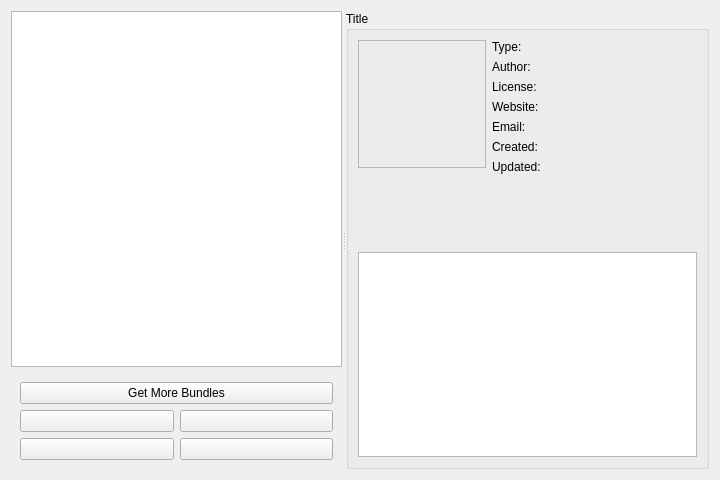
<?xml version="1.0" encoding="UTF-8"?>
<ui version="4.0">
 <author>
    SPDX-FileCopyrightText: none
    SPDX-License-Identifier: GPL-3.0-or-later
  </author>
 <class>WdgDlgBundleManager</class>
 <widget class="QWidget" name="WdgDlgBundleManager">
  <property name="geometry">
   <rect>
    <x>0</x>
    <y>0</y>
    <width>720</width>
    <height>480</height>
   </rect>
  </property>
  <property name="sizePolicy">
   <sizepolicy hsizetype="MinimumExpanding" vsizetype="MinimumExpanding">
    <horstretch>0</horstretch>
    <verstretch>0</verstretch>
   </sizepolicy>
  </property>
  <property name="minimumSize">
   <size>
    <width>720</width>
    <height>480</height>
   </size>
  </property>
  <layout class="QGridLayout" name="gridLayout_2">
   <item row="0" column="0">
    <widget class="QSplitter" name="wdgSplitter">
     <property name="orientation">
      <enum>Qt::Horizontal</enum>
     </property>
     <widget class="QWidget" name="wdgBundleList" native="true">
      <layout class="QVBoxLayout" name="verticalLayout">
       <property name="leftMargin">
        <number>0</number>
       </property>
       <property name="topMargin">
        <number>0</number>
       </property>
       <property name="rightMargin">
        <number>0</number>
       </property>
       <property name="bottomMargin">
        <number>0</number>
       </property>
       <item>
        <widget class="QListView" name="listView">
         <property name="editTriggers">
          <set>QAbstractItemView::NoEditTriggers</set>
         </property>
         <property name="iconSize">
          <size>
           <width>48</width>
           <height>48</height>
          </size>
         </property>
        </widget>
       </item>
       <item>
        <widget class="QWidget" name="wdgManage" native="true">
         <property name="sizePolicy">
          <sizepolicy hsizetype="Expanding" vsizetype="Preferred">
           <horstretch>0</horstretch>
           <verstretch>0</verstretch>
          </sizepolicy>
         </property>
         <layout class="QGridLayout" name="gridLayout">
          <item row="1" column="0">
           <widget class="QPushButton" name="bnAdd">
            <property name="sizePolicy">
             <sizepolicy hsizetype="Minimum" vsizetype="Minimum">
              <horstretch>0</horstretch>
              <verstretch>0</verstretch>
             </sizepolicy>
            </property>
            <property name="toolTip">
             <string>Import a resource library</string>
            </property>
            <property name="text">
             <string/>
            </property>
            <property name="icon">
             <iconset theme="new"/>
            </property>
           </widget>
          </item>
          <item row="1" column="1">
           <widget class="QPushButton" name="bnToggle">
            <property name="sizePolicy">
             <sizepolicy hsizetype="Minimum" vsizetype="Minimum">
              <horstretch>0</horstretch>
              <verstretch>0</verstretch>
             </sizepolicy>
            </property>
            <property name="toolTip">
             <string>Turn the library on or off</string>
            </property>
            <property name="text">
             <string/>
            </property>
            <property name="icon">
             <iconset theme="delete"/>
            </property>
           </widget>
          </item>
          <item row="2" column="0">
           <widget class="QPushButton" name="bnNew">
            <property name="sizePolicy">
             <sizepolicy hsizetype="Minimum" vsizetype="Minimum">
              <horstretch>0</horstretch>
              <verstretch>0</verstretch>
             </sizepolicy>
            </property>
            <property name="toolTip">
             <string>Create a resource library</string>
            </property>
            <property name="text">
             <string/>
            </property>
            <property name="icon">
             <iconset theme="add"/>
            </property>
           </widget>
          </item>
          <item row="2" column="1">
           <widget class="QPushButton" name="bnEdit">
            <property name="sizePolicy">
             <sizepolicy hsizetype="Minimum" vsizetype="Minimum">
              <horstretch>0</horstretch>
              <verstretch>0</verstretch>
             </sizepolicy>
            </property>
            <property name="toolTip">
             <string>Edit a resource library</string>
            </property>
            <property name="text">
             <string/>
            </property>
           </widget>
          </item>
          <item row="0" column="0" colspan="2">
           <widget class="QPushButton" name="bnSupport">
            <property name="text">
             <string>Get More Bundles</string>
            </property>
           </widget>
          </item>
         </layout>
        </widget>
       </item>
      </layout>
     </widget>
     <widget class="QGroupBox" name="BundleSelectedGroupBox">
      <property name="title">
       <string>Title</string>
      </property>
      <layout class="QVBoxLayout" name="verticalLayout_3">
       <item>
        <widget class="QWidget" name="wdgDetails" native="true">
         <layout class="QHBoxLayout" name="horizontalLayout_2">
          <property name="leftMargin">
           <number>0</number>
          </property>
          <property name="topMargin">
           <number>0</number>
          </property>
          <property name="rightMargin">
           <number>0</number>
          </property>
          <property name="bottomMargin">
           <number>0</number>
          </property>
          <item>
           <widget class="QWidget" name="iconPanel" native="true">
            <property name="enabled">
             <bool>true</bool>
            </property>
            <property name="sizePolicy">
             <sizepolicy hsizetype="Fixed" vsizetype="Preferred">
              <horstretch>0</horstretch>
              <verstretch>0</verstretch>
             </sizepolicy>
            </property>
            <layout class="QVBoxLayout" name="verticalLayout_2">
             <property name="leftMargin">
              <number>0</number>
             </property>
             <property name="topMargin">
              <number>0</number>
             </property>
             <property name="rightMargin">
              <number>0</number>
             </property>
             <property name="bottomMargin">
              <number>0</number>
             </property>
             <item>
              <widget class="QLabel" name="lblPreview">
               <property name="sizePolicy">
                <sizepolicy hsizetype="Fixed" vsizetype="Fixed">
                 <horstretch>0</horstretch>
                 <verstretch>0</verstretch>
                </sizepolicy>
               </property>
               <property name="minimumSize">
                <size>
                 <width>128</width>
                 <height>128</height>
                </size>
               </property>
               <property name="maximumSize">
                <size>
                 <width>128</width>
                 <height>128</height>
                </size>
               </property>
               <property name="frameShape">
                <enum>QFrame::StyledPanel</enum>
               </property>
               <property name="frameShadow">
                <enum>QFrame::Plain</enum>
               </property>
               <property name="text">
                <string/>
               </property>
               <property name="scaledContents">
                <bool>true</bool>
               </property>
               <property name="alignment">
                <set>Qt::AlignHCenter|Qt::AlignTop</set>
               </property>
              </widget>
             </item>
             <item>
              <spacer name="verticalSpacer_2">
               <property name="orientation">
                <enum>Qt::Vertical</enum>
               </property>
               <property name="sizeHint" stdset="0">
                <size>
                 <width>0</width>
                 <height>0</height>
                </size>
               </property>
              </spacer>
             </item>
            </layout>
           </widget>
          </item>
          <item>
           <widget class="QWidget" name="detailsPanel" native="true">
            <layout class="QFormLayout" name="formLayout">
             <property name="labelAlignment">
              <set>Qt::AlignLeading|Qt::AlignLeft|Qt::AlignTop</set>
             </property>
             <property name="leftMargin">
              <number>0</number>
             </property>
             <property name="topMargin">
              <number>0</number>
             </property>
             <property name="rightMargin">
              <number>0</number>
             </property>
             <property name="bottomMargin">
              <number>0</number>
             </property>
             <item row="0" column="0">
              <widget class="QLabel" name="label">
               <property name="text">
                <string>Type:</string>
               </property>
               <property name="alignment">
                <set>Qt::AlignLeading|Qt::AlignLeft|Qt::AlignTop</set>
               </property>
               <property name="wordWrap">
                <bool>true</bool>
               </property>
              </widget>
             </item>
             <item row="0" column="1">
              <widget class="QLabel" name="lblType">
               <property name="text">
                <string/>
               </property>
               <property name="alignment">
                <set>Qt::AlignLeading|Qt::AlignLeft|Qt::AlignTop</set>
               </property>
               <property name="wordWrap">
                <bool>true</bool>
               </property>
              </widget>
             </item>
             <item row="1" column="0">
              <widget class="QLabel" name="label_3">
               <property name="text">
                <string>Author:</string>
               </property>
               <property name="scaledContents">
                <bool>false</bool>
               </property>
               <property name="alignment">
                <set>Qt::AlignLeading|Qt::AlignLeft|Qt::AlignTop</set>
               </property>
               <property name="wordWrap">
                <bool>true</bool>
               </property>
              </widget>
             </item>
             <item row="1" column="1">
              <widget class="QLabel" name="lblAuthor">
               <property name="text">
                <string/>
               </property>
               <property name="alignment">
                <set>Qt::AlignLeading|Qt::AlignLeft|Qt::AlignTop</set>
               </property>
               <property name="wordWrap">
                <bool>true</bool>
               </property>
              </widget>
             </item>
             <item row="2" column="0">
              <widget class="QLabel" name="label_4">
               <property name="text">
                <string>License:</string>
               </property>
               <property name="alignment">
                <set>Qt::AlignLeading|Qt::AlignLeft|Qt::AlignTop</set>
               </property>
               <property name="wordWrap">
                <bool>true</bool>
               </property>
              </widget>
             </item>
             <item row="2" column="1">
              <widget class="QLabel" name="lblLicense">
               <property name="text">
                <string/>
               </property>
               <property name="alignment">
                <set>Qt::AlignLeading|Qt::AlignLeft|Qt::AlignTop</set>
               </property>
               <property name="wordWrap">
                <bool>true</bool>
               </property>
              </widget>
             </item>
             <item row="3" column="0">
              <widget class="QLabel" name="label_5">
               <property name="text">
                <string>Website:</string>
               </property>
               <property name="alignment">
                <set>Qt::AlignLeading|Qt::AlignLeft|Qt::AlignTop</set>
               </property>
               <property name="wordWrap">
                <bool>true</bool>
               </property>
              </widget>
             </item>
             <item row="3" column="1">
              <widget class="QLabel" name="lblWebsite">
               <property name="text">
                <string/>
               </property>
               <property name="alignment">
                <set>Qt::AlignLeading|Qt::AlignLeft|Qt::AlignTop</set>
               </property>
               <property name="wordWrap">
                <bool>true</bool>
               </property>
              </widget>
             </item>
             <item row="4" column="0">
              <widget class="QLabel" name="label_8">
               <property name="text">
                <string>Email:</string>
               </property>
               <property name="alignment">
                <set>Qt::AlignLeading|Qt::AlignLeft|Qt::AlignTop</set>
               </property>
               <property name="wordWrap">
                <bool>true</bool>
               </property>
              </widget>
             </item>
             <item row="4" column="1">
              <widget class="QLabel" name="lblEmail">
               <property name="text">
                <string/>
               </property>
               <property name="alignment">
                <set>Qt::AlignLeading|Qt::AlignLeft|Qt::AlignTop</set>
               </property>
               <property name="wordWrap">
                <bool>true</bool>
               </property>
              </widget>
             </item>
             <item row="5" column="0">
              <widget class="QLabel" name="label_6">
               <property name="text">
                <string>Created:</string>
               </property>
               <property name="alignment">
                <set>Qt::AlignLeading|Qt::AlignLeft|Qt::AlignTop</set>
               </property>
               <property name="wordWrap">
                <bool>true</bool>
               </property>
              </widget>
             </item>
             <item row="5" column="1">
              <widget class="QLabel" name="lblCreated">
               <property name="text">
                <string/>
               </property>
               <property name="alignment">
                <set>Qt::AlignLeading|Qt::AlignLeft|Qt::AlignTop</set>
               </property>
               <property name="wordWrap">
                <bool>true</bool>
               </property>
              </widget>
             </item>
             <item row="6" column="0">
              <widget class="QLabel" name="label_7">
               <property name="text">
                <string>Updated:</string>
               </property>
               <property name="alignment">
                <set>Qt::AlignLeading|Qt::AlignLeft|Qt::AlignTop</set>
               </property>
               <property name="wordWrap">
                <bool>true</bool>
               </property>
              </widget>
             </item>
             <item row="6" column="1">
              <widget class="QLabel" name="lblUpdated">
               <property name="text">
                <string/>
               </property>
               <property name="alignment">
                <set>Qt::AlignLeading|Qt::AlignLeft|Qt::AlignTop</set>
               </property>
               <property name="wordWrap">
                <bool>true</bool>
               </property>
              </widget>
             </item>
            </layout>
           </widget>
          </item>
         </layout>
        </widget>
       </item>
       <item>
        <widget class="QPlainTextEdit" name="lblDescription">
         <property name="verticalScrollBarPolicy">
          <enum>Qt::ScrollBarAsNeeded</enum>
         </property>
         <property name="horizontalScrollBarPolicy">
          <enum>Qt::ScrollBarAlwaysOff</enum>
         </property>
         <property name="sizeAdjustPolicy">
          <enum>QAbstractScrollArea::AdjustIgnored</enum>
         </property>
         <property name="readOnly">
          <bool>true</bool>
         </property>
        </widget>
       </item>
      </layout>
     </widget>
    </widget>
   </item>
  </layout>
 </widget>
 <tabstops>
  <tabstop>listView</tabstop>
 </tabstops>
 <resources/>
 <connections/>
</ui>
